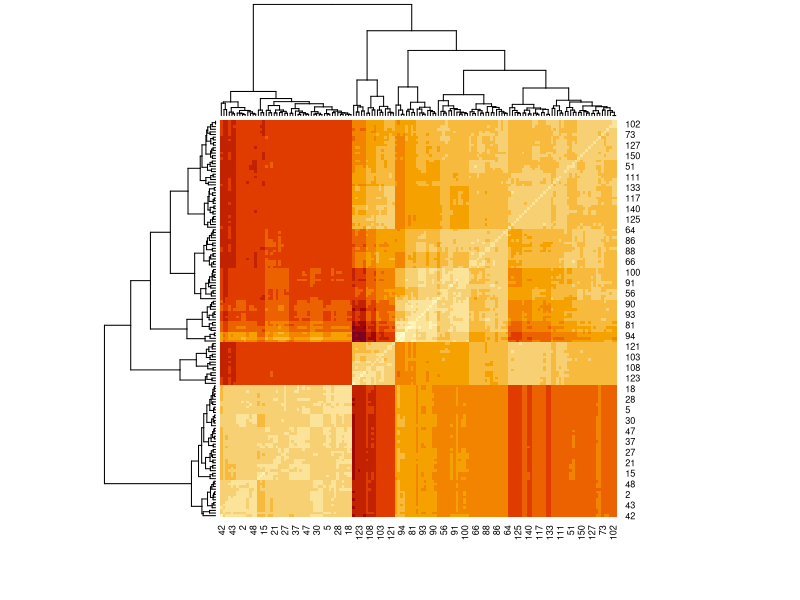
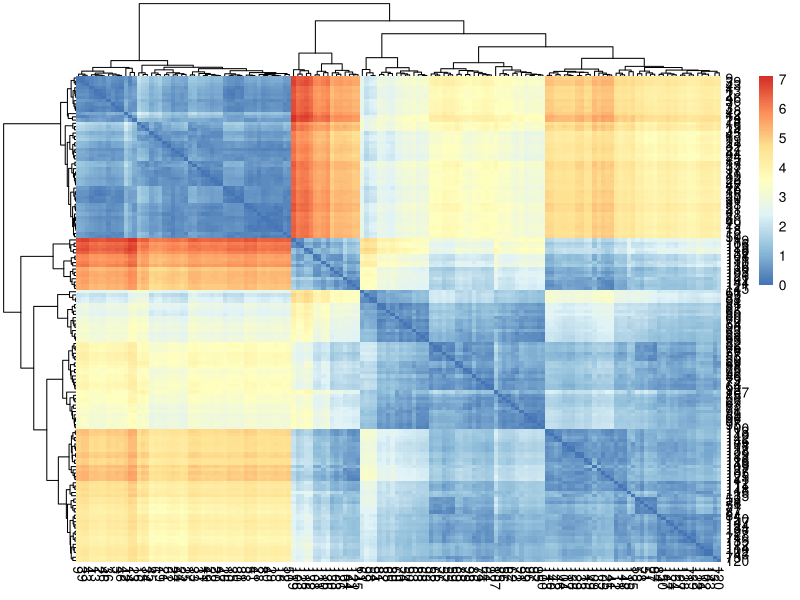
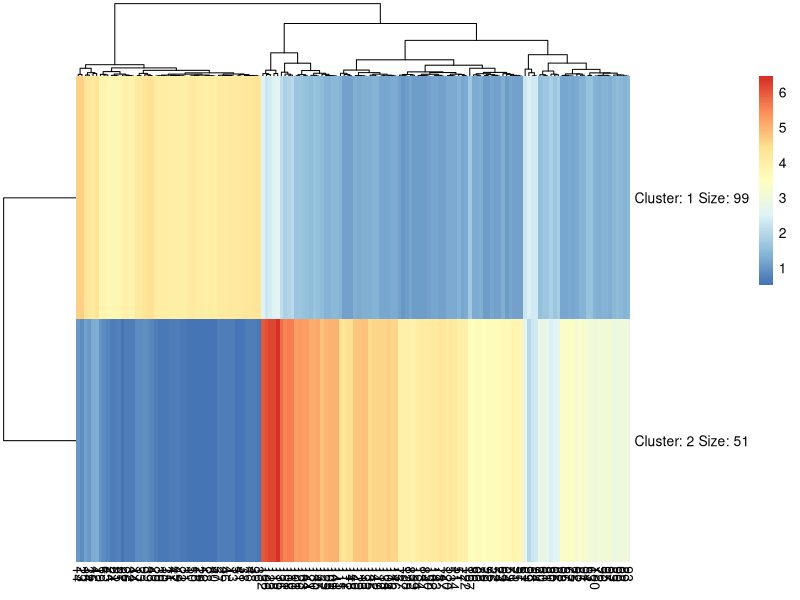
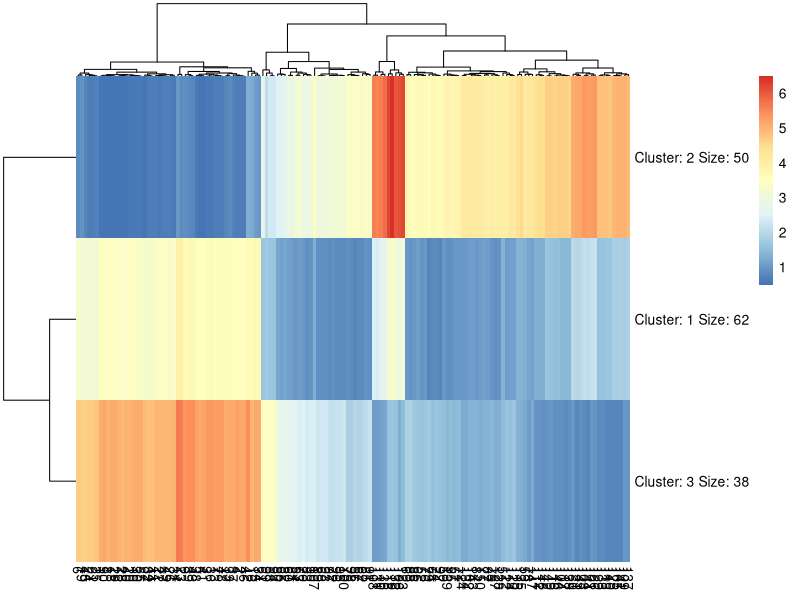
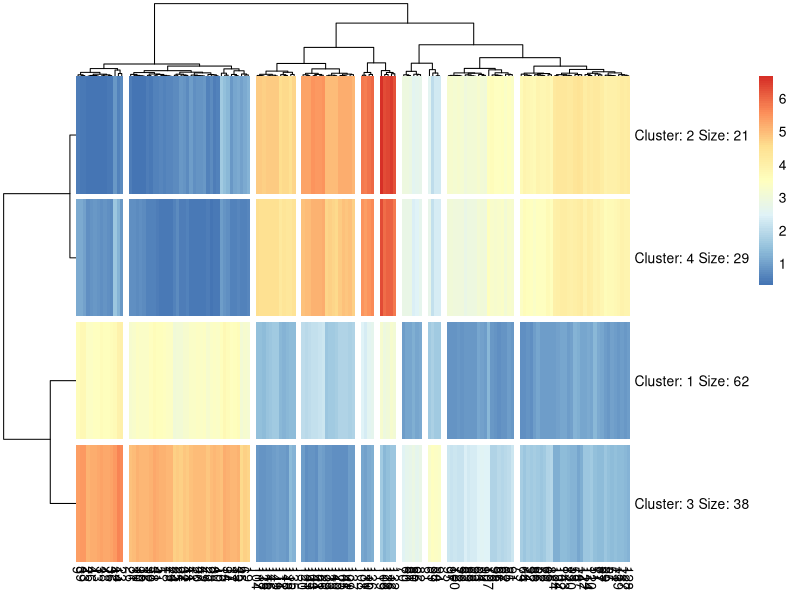
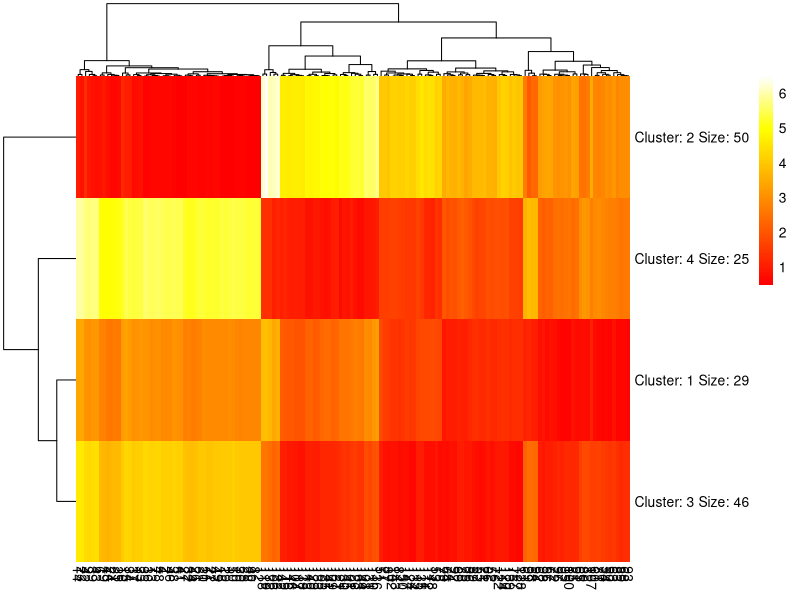
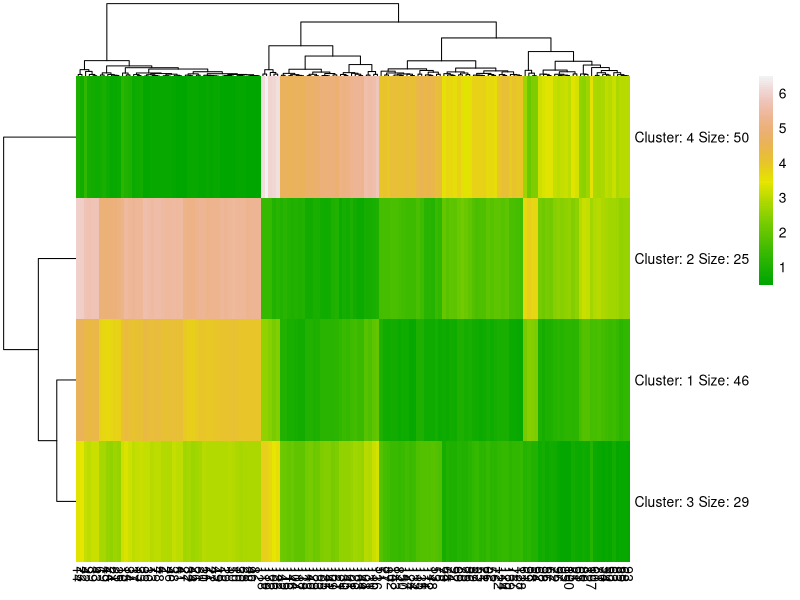
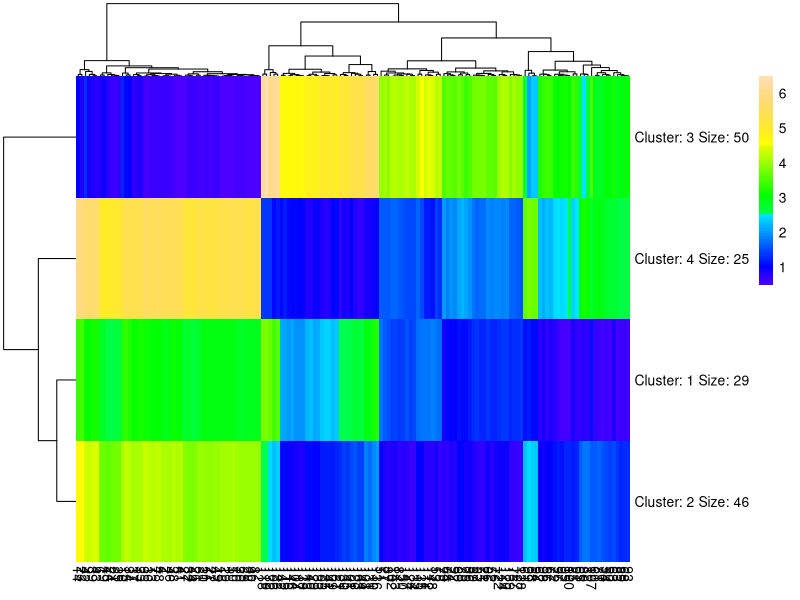

Recreate these plots in R, in order.
##########################################
#Editor: Kuo-Liang Ou
#National Tsing Hua University ILST
##########################################
#矩陣 (matrix) 是二維資料物件
#由列 (row) 與行 (column) 組成
dist(c(1:10)) #try the dist function 10點一維空間距離
dist(cbind(c(1:10),c(1:10)),method="manhattan") # change the method
dist(cbind(c(1:10),c(1:10)),method="euclidean")  #10點二維空間距離
dist(cbind(c(1:10),c(1:10),c(1:10)),method="euclidean") #10點三維空間距離

irisMatrix = as.matrix(dist(iris[,1:4])) #put the distances into Matrix
irisMatrix
heatmap(irisMatrix)  #因為 heapmap 只接受相同資料型態之二維 matrix 

#another heatmap :Pretty Heatmaps
if(!require(pheatmap)) install.packages("pheatmap")
library(pheatmap)
pheatmap(irisMatrix)
pheatmap(irisMatrix,kmeans_k = 2)  #搭配 kmenas
pheatmap(irisMatrix,kmeans_k = 3)
pheatmap(irisMatrix,kmeans_k = 4,cutree_rows=4,cutree_cols=10)
#各種內建調色盤
pheatmap(irisMatrix,kmeans_k = 4,heat.colors(100))
pheatmap(irisMatrix,kmeans_k = 4,terrain.colors(100))
pheatmap(irisMatrix,kmeans_k = 4,topo.colors(100))
pheatmap(irisMatrix,kmeans_k = 4,rainbow(100))
#######
# see https://r-graph-gallery.com/3d.html

install.packages("scatterplot3d")
library("scatterplot3d")
scatterplot3d(iris)
scatterplot3d(iris[,1:3],pch = 10, color="blue")
scatterplot3d(iris$Sepal.Length,iris$Sepal.Width,iris$Petal.Length)

colors <- c("red", "green", "blue")
colors <- colors[as.numeric(iris$Species)]
scatterplot3d(iris[,1:3], pch = 16, color=colors)
### matrix 介紹
#matrix(data=NA, nrow=1, ncol=1, byrow=FALSE, dimnames=NULL)
mdat <- matrix(c(1,2,3, 11,12,13), nrow = 2, ncol = 3, byrow = TRUE,
               dimnames = list(c("row1", "row2"),
                               c("C.1", "C.2", "C.3")))
mdat

a = c(1,2,3)
b= as.matrix(dist(a))

c=matrix(1:12, 3, 4)    #建立 3列 * 4 行矩陣 bycol
c
d=matrix(1:12, ncol=4)
d
e= matrix(1:12) 
e
